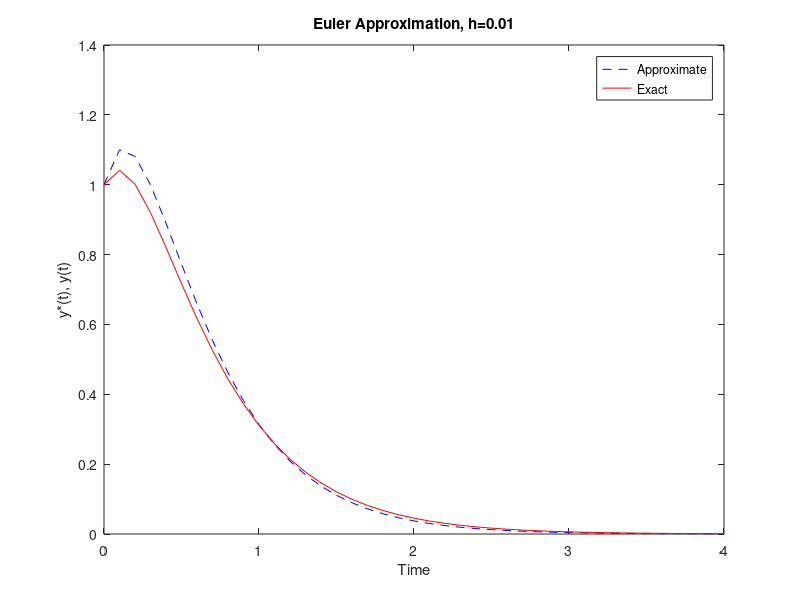

Here is the MATLAB script that generated this plot:
%Script that demonstrates Euler integration for a first order problem using Matlab.
% The problem to be solved is:
%y'(t)+2*y(t)=3*exp(-4*t)
%Note: this problem has a known exact solution
% y(t)=2.5*exp(-2*t)-1.5*exp(-4*t)

h=0.1;		%h is the time step.
t=0:h:4;	%initialize time variable.
clear ystar;	%wipe out old variable.
ystar(1)=1.0;	%initial condition (same for approximation).

	for i=1:length(t)-1,	%Set up "for" loop.
	   k1=3*exp(-4*t(i))-2*ystar(i);	%Calculate derivative;
	   ystar(i+1)=ystar(i)+h*k1;		%Estimate new value of y;
	end

%exact solution
y=2.5*exp(-2*t)-1.5*exp(-4*t);

%Plot approximate and exact solution.
	plot(t,ystar,'b--',t,y,'r-');
	legend('Approximate','Exact');
	title('Euler Approximation, h=0.01');
	xlabel('Time');
	ylabel('y*(t), y(t)');
%Print results
%for i=1:length(t)
%   disp(sprintf('t=%5.3f,  y(t)=%6.4f,  y*(t)=%6.4f',t(i),y(i),ystar(i)));
%end